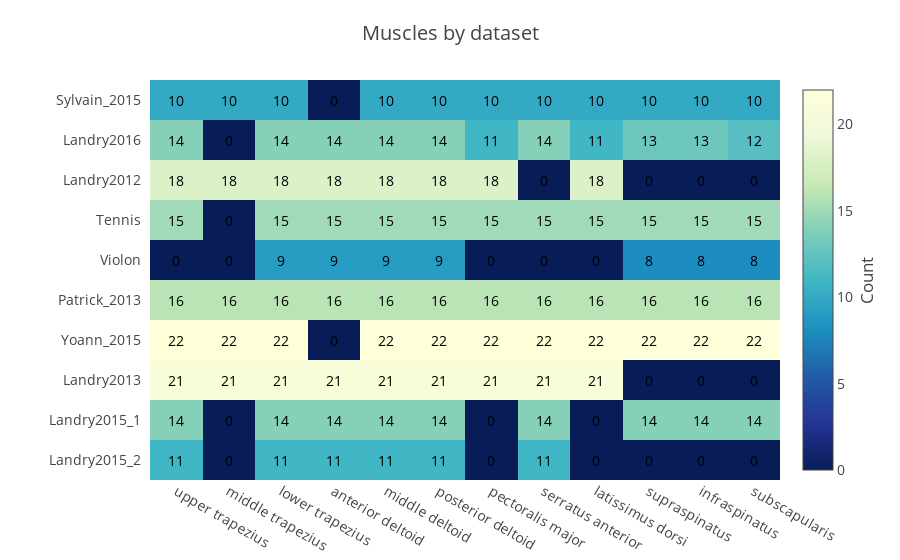

Notebook code cell kept with this figure:
### Code cell
muscle_by_dataset = plot_count_by_dataset(
    df_tidy,
    values='test',
    index='dataset',
    columns='muscle',
    ylabel=DATASET_NAMES,
    xlabel=MUSCLES_NAMES,
    title='Muscles by dataset')
py.iplot(muscle_by_dataset, filename='mvc/muscles_by_dataset')

### Figure 1 — Plotly figure (JSON) as saved in the notebook; plotly's stock layout.template omitted (floating-point values rounded to 4 significant figures)
{"data": [{"colorbar": {"title": "Count", "titleside": "right"}, "colorscale": "YlGnBu", "showscale": true, "type": "heatmap", "x": ["upper trapezius", "middle trapezius", "lower trapezius", "anterior deltoid", "middle deltoid", "posterior deltoid", "pectoralis major", "serratus anterior", "latissimus dorsi", "supraspinatus", "infraspinatus", "subscapularis"], "y": ["Sylvain_2015", "Landry2016", "Landry2012", "Tennis", "Violon", "Patrick_2013", "Yoann_2015", "Landry2013", "Landry2015_1", "Landry2015_2"], "z": [[10, 10, 10, 0, 10, 10, 10, 10, 10, 10, 10, 10], [14, 0, 14, 14, 14, 14, 11, 14, 11, 13, 13, 12], [18, 18, 18, 18, 18, 18, 18, 0, 18, 0, 0, 0], [15, 0, 15, 15, 15, 15, 15, 15, 15, 15, 15, 15], [0, 0, 9, 9, 9, 9, 0, 0, 0, 8, 8, 8], [16, 16, 16, 16, 16, 16, 16, 16, 16, 16, 16, 16], [22, 22, 22, 0, 22, 22, 22, 22, 22, 22, 22, 22], [21, 21, 21, 21, 21, 21, 21, 21, 21, 0, 0, 0], [14, 0, 14, 14, 14, 14, 0, 14, 0, 14, 14, 14], [11, 0, 11, 11, 11, 11, 0, 11, 0, 0, 0, 0]]}], "layout": {"annotations": [{"font": {"color": "#000000"}, "showarrow": false, "text": "10", "x": "upper trapezius", "xref": "x1", "y": "Sylvain_2015", "yref": "y1"}, {"font": {"color": "#000000"}, "showarrow": false, "text": "10", "x": "middle trapezius", "xref": "x1", "y": "Sylvain_2015", "yref": "y1"}, {"font": {"color": "#000000"}, "showarrow": false, "text": "10", "x": "lower trapezius", "xref": "x1", "y": "Sylvain_2015", "yref": "y1"}, {"font": {"color": "#000000"}, "showarrow": false, "text": "0", "x": "anterior deltoid", "xref": "x1", "y": "Sylvain_2015", "yref": "y1"}, {"font": {"color": "#000000"}, "showarrow": false, "text": "10", "x": "middle deltoid", "xref": "x1", "y": "Sylvain_2015", "yref": "y1"}, {"font": {"color": "#000000"}, "showarrow": false, "text": "10", "x": "posterior deltoid", "xref": "x1", "y": "Sylvain_2015", "yref": "y1"}, {"font": {"color": "#000000"}, "showarrow": false, "text": "10", "x": "pectoralis major", "xref": "x1", "y": "Sylvain_2015", "yref": "y1"}, {"font": {"color": "#000000"}, "showarrow": false, "text": "10", "x": "serratus anterior", "xref": "x1", "y": "Sylvain_2015", "yref": "y1"}, {"font": {"color": "#000000"}, "showarrow": false, "text": "10", "x": "latissimus dorsi", "xref": "x1", "y": "Sylvain_2015", "yref": "y1"}, {"font": {"color": "#000000"}, "showarrow": false, "text": "10", "x": "supraspinatus", "xref": "x1", "y": "Sylvain_2015", "yref": "y1"}, {"font": {"color": "#000000"}, "showarrow": false, "text": "10", "x": "infraspinatus", "xref": "x1", "y": "Sylvain_2015", "yref": "y1"}, {"font": {"color": "#000000"}, "showarrow": false, "text": "10", "x": "subscapularis", "xref": "x1", "y": "Sylvain_2015", "yref": "y1"}, {"font": {"color": "#000000"}, "showarrow": false, "text": "14", "x": "upper trapezius", "xref": "x1", "y": "Landry2016", "yref": "y1"}, {"font": {"color": "#000000"}, "showarrow": false, "text": "0", "x": "middle trapezius", "xref": "x1", "y": "Landry2016", "yref": "y1"}, {"font": {"color": "#000000"}, "showarrow": false, "text": "14", "x": "lower trapezius", "xref": "x1", "y": "Landry2016", "yref": "y1"}, {"font": {"color": "#000000"}, "showarrow": false, "text": "14", "x": "anterior deltoid", "xref": "x1", "y": "Landry2016", "yref": "y1"}, {"font": {"color": "#000000"}, "showarrow": false, "text": "14", "x": "middle deltoid", "xref": "x1", "y": "Landry2016", "yref": "y1"}, {"font": {"color": "#000000"}, "showarrow": false, "text": "14", "x": "posterior deltoid", "xref": "x1", "y": "Landry2016", "yref": "y1"}, {"font": {"color": "#000000"}, "showarrow": false, "text": "11", "x": "pectoralis major", "xref": "x1", "y": "Landry2016", "yref": "y1"}, {"font": {"color": "#000000"}, "showarrow": false, "text": "14", "x": "serratus anterior", "xref": "x1", "y": "Landry2016", "yref": "y1"}, {"font": {"color": "#000000"}, "showarrow": false, "text": "11", "x": "latissimus dorsi", "xref": "x1", "y": "Landry2016", "yref": "y1"}, {"font": {"color": "#000000"}, "showarrow": false, "text": "13", "x": "supraspinatus", "xref": "x1", "y": "Landry2016", "yref": "y1"}, {"font": {"color": "#000000"}, "showarrow": false, "text": "13", "x": "infraspinatus", "xref": "x1", "y": "Landry2016", "yref": "y1"}, {"font": {"color": "#000000"}, "showarrow": false, "text": "12", "x": "subscapularis", "xref": "x1", "y": "Landry2016", "yref": "y1"}, {"font": {"color": "#000000"}, "showarrow": false, "text": "18", "x": "upper trapezius", "xref": "x1", "y": "Landry2012", "yref": "y1"}, {"font": {"color": "#000000"}, "showarrow": false, "text": "18", "x": "middle trapezius", "xref": "x1", "y": "Landry2012", "yref": "y1"}, {"font": {"color": "#000000"}, "showarrow": false, "text": "18", "x": "lower trapezius", "xref": "x1", "y": "Landry2012", "yref": "y1"}, {"font": {"color": "#000000"}, "showarrow": false, "text": "18", "x": "anterior deltoid", "xref": "x1", "y": "Landry2012", "yref": "y1"}, {"font": {"color": "#000000"}, "showarrow": false, "text": "18", "x": "middle deltoid", "xref": "x1", "y": "Landry2012", "yref": "y1"}, {"font": {"color": "#000000"}, "showarrow": false, "text": "18", "x": "posterior deltoid", "xref": "x1", "y": "Landry2012", "yref": "y1"}, {"font": {"color": "#000000"}, "showarrow": false, "text": "18", "x": "pectoralis major", "xref": "x1", "y": "Landry2012", "yref": "y1"}, {"font": {"color": "#000000"}, "showarrow": false, "text": "0", "x": "serratus anterior", "xref": "x1", "y": "Landry2012", "yref": "y1"}, {"font": {"color": "#000000"}, "showarrow": false, "text": "18", "x": "latissimus dorsi", "xref": "x1", "y": "Landry2012", "yref": "y1"}, {"font": {"color": "#000000"}, "showarrow": false, "text": "0", "x": "supraspinatus", "xref": "x1", "y": "Landry2012", "yref": "y1"}, {"font": {"color": "#000000"}, "showarrow": false, "text": "0", "x": "infraspinatus", "xref": "x1", "y": "Landry2012", "yref": "y1"}, {"font": {"color": "#000000"}, "showarrow": false, "text": "0", "x": "subscapularis", "xref": "x1", "y": "Landry2012", "yref": "y1"}, {"font": {"color": "#000000"}, "showarrow": false, "text": "15", "x": "upper trapezius", "xref": "x1", "y": "Tennis", "yref": "y1"}, {"font": {"color": "#000000"}, "showarrow": false, "text": "0", "x": "middle trapezius", "xref": "x1", "y": "Tennis", "yref": "y1"}, {"font": {"color": "#000000"}, "showarrow": false, "text": "15", "x": "lower trapezius", "xref": "x1", "y": "Tennis", "yref": "y1"}, {"font": {"color": "#000000"}, "showarrow": false, "text": "15", "x": "anterior deltoid", "xref": "x1", "y": "Tennis", "yref": "y1"}, {"font": {"color": "#000000"}, "showarrow": false, "text": "15", "x": "middle deltoid", "xref": "x1", "y": "Tennis", "yref": "y1"}, {"font": {"color": "#000000"}, "showarrow": false, "text": "15", "x": "posterior deltoid", "xref": "x1", "y": "Tennis", "yref": "y1"}, {"font": {"color": "#000000"}, "showarrow": false, "text": "15", "x": "pectoralis major", "xref": "x1", "y": "Tennis", "yref": "y1"}, {"font": {"color": "#000000"}, "showarrow": false, "text": "15", "x": "serratus anterior", "xref": "x1", "y": "Tennis", "yref": "y1"}, {"font": {"color": "#000000"}, "showarrow": false, "text": "15", "x": "latissimus dorsi", "xref": "x1", "y": "Tennis", "yref": "y1"}, {"font": {"color": "#000000"}, "showarrow": false, "text": "15", "x": "supraspinatus", "xref": "x1", "y": "Tennis", "yref": "y1"}, {"font": {"color": "#000000"}, "showarrow": false, "text": "15", "x": "infraspinatus", "xref": "x1", "y": "Tennis", "yref": "y1"}, {"font": {"color": "#000000"}, "showarrow": false, "text": "15", "x": "subscapularis", "xref": "x1", "y": "Tennis", "yref": "y1"}, {"font": {"color": "#000000"}, "showarrow": false, "text": "0", "x": "upper trapezius", "xref": "x1", "y": "Violon", "yref": "y1"}, {"font": {"color": "#000000"}, "showarrow": false, "text": "0", "x": "middle trapezius", "xref": "x1", "y": "Violon", "yref": "y1"}, {"font": {"color": "#000000"}, "showarrow": false, "text": "9", "x": "lower trapezius", "xref": "x1", "y": "Violon", "yref": "y1"}, {"font": {"color": "#000000"}, "showarrow": false, "text": "9", "x": "anterior deltoid", "xref": "x1", "y": "Violon", "yref": "y1"}, {"font": {"color": "#000000"}, "showarrow": false, "text": "9", "x": "middle deltoid", "xref": "x1", "y": "Violon", "yref": "y1"}, {"font": {"color": "#000000"}, "showarrow": false, "text": "9", "x": "posterior deltoid", "xref": "x1", "y": "Violon", "yref": "y1"}, {"font": {"color": "#000000"}, "showarrow": false, "text": "0", "x": "pectoralis major", "xref": "x1", "y": "Violon", "yref": "y1"}, {"font": {"color": "#000000"}, "showarrow": false, "text": "0", "x": "serratus anterior", "xref": "x1", "y": "Violon", "yref": "y1"}, {"font": {"color": "#000000"}, "showarrow": false, "text": "0", "x": "latissimus dorsi", "xref": "x1", "y": "Violon", "yref": "y1"}, {"font": {"color": "#000000"}, "showarrow": false, "text": "8", "x": "supraspinatus", "xref": "x1", "y": "Violon", "yref": "y1"}, {"font": {"color": "#000000"}, "showarrow": false, "text": "8", "x": "infraspinatus", "xref": "x1", "y": "Violon", "yref": "y1"}, {"font": {"color": "#000000"}, "showarrow": false, "text": "8", "x": "subscapularis", "xref": "x1", "y": "Violon", "yref": "y1"}, {"font": {"color": "#000000"}, "showarrow": false, "text": "16", "x": "upper trapezius", "xref": "x1", "y": "Patrick_2013", "yref": "y1"}, {"font": {"color": "#000000"}, "showarrow": false, "text": "16", "x": "middle trapezius", "xref": "x1", "y": "Patrick_2013", "yref": "y1"}, {"font": {"color": "#000000"}, "showarrow": false, "text": "16", "x": "lower trapezius", "xref": "x1", "y": "Patrick_2013", "yref": "y1"}, {"font": {"color": "#000000"}, "showarrow": false, "text": "16", "x": "anterior deltoid", "xref": "x1", "y": "Patrick_2013", "yref": "y1"}, {"font": {"color": "#000000"}, "showarrow": false, "text": "16", "x": "middle deltoid", "xref": "x1", "y": "Patrick_2013", "yref": "y1"}, {"font": {"color": "#000000"}, "showarrow": false, "text": "16", "x": "posterior deltoid", "xref": "x1", "y": "Patrick_2013", "yref": "y1"}, {"font": {"color": "#000000"}, "showarrow": false, "text": "16", "x": "pectoralis major", "xref": "x1", "y": "Patrick_2013", "yref": "y1"}, {"font": {"color": "#000000"}, "showarrow": false, "text": "16", "x": "serratus anterior", "xref": "x1", "y": "Patrick_2013", "yref": "y1"}, {"font": {"color": "#000000"}, "showarrow": false, "text": "16", "x": "latissimus dorsi", "xref": "x1", "y": "Patrick_2013", "yref": "y1"}, {"font": {"color": "#000000"}, "showarrow": false, "text": "16", "x": "supraspinatus", "xref": "x1", "y": "Patrick_2013", "yref": "y1"}, {"font": {"color": "#000000"}, "showarrow": false, "text": "16", "x": "infraspinatus", "xref": "x1", "y": "Patrick_2013", "yref": "y1"}, {"font": {"color": "#000000"}, "showarrow": false, "text": "16", "x": "subscapularis", "xref": "x1", "y": "Patrick_2013", "yref": "y1"}, {"font": {"color": "#000000"}, "showarrow": false, "text": "22", "x": "upper trapezius", "xref": "x1", "y": "Yoann_2015", "yref": "y1"}, {"font": {"color": "#000000"}, "showarrow": false, "text": "22", "x": "middle trapezius", "xref": "x1", "y": "Yoann_2015", "yref": "y1"}, {"font": {"color": "#000000"}, "showarrow": false, "text": "22", "x": "lower trapezius", "xref": "x1", "y": "Yoann_2015", "yref": "y1"}, {"font": {"color": "#000000"}, "showarrow": false, "text": "0", "x": "anterior deltoid", "xref": "x1", "y": "Yoann_2015", "yref": "y1"}, {"font": {"color": "#000000"}, "showarrow": false, "text": "22", "x": "middle deltoid", "xref": "x1", "y": "Yoann_2015", "yref": "y1"}, {"font": {"color": "#000000"}, "showarrow": false, "text": "22", "x": "posterior deltoid", "xref": "x1", "y": "Yoann_2015", "yref": "y1"}, {"font": {"color": "#000000"}, "showarrow": false, "text": "22", "x": "pectoralis major", "xref": "x1", "y": "Yoann_2015", "yref": "y1"}, {"font": {"color": "#000000"}, "showarrow": false, "text": "22", "x": "serratus anterior", "xref": "x1", "y": "Yoann_2015", "yref": "y1"}, {"font": {"color": "#000000"}, "showarrow": false, "text": "22", "x": "latissimus dorsi", "xref": "x1", "y": "Yoann_2015", "yref": "y1"}, {"font": {"color": "#000000"}, "showarrow": false, "text": "22", "x": "supraspinatus", "xref": "x1", "y": "Yoann_2015", "yref": "y1"}, {"font": {"color": "#000000"}, "showarrow": false, "text": "22", "x": "infraspinatus", "xref": "x1", "y": "Yoann_2015", "yref": "y1"}, {"font": {"color": "#000000"}, "showarrow": false, "text": "22", "x": "subscapularis", "xref": "x1", "y": "Yoann_2015", "yref": "y1"}, {"font": {"color": "#000000"}, "showarrow": false, "text": "21", "x": "upper trapezius", "xref": "x1", "y": "Landry2013", "yref": "y1"}, {"font": {"color": "#000000"}, "showarrow": false, "text": "21", "x": "middle trapezius", "xref": "x1", "y": "Landry2013", "yref": "y1"}, {"font": {"color": "#000000"}, "showarrow": false, "text": "21", "x": "lower trapezius", "xref": "x1", "y": "Landry2013", "yref": "y1"}, {"font": {"color": "#000000"}, "showarrow": false, "text": "21", "x": "anterior deltoid", "xref": "x1", "y": "Landry2013", "yref": "y1"}, {"font": {"color": "#000000"}, "showarrow": false, "text": "21", "x": "middle deltoid", "xref": "x1", "y": "Landry2013", "yref": "y1"}, {"font": {"color": "#000000"}, "showarrow": false, "text": "21", "x": "posterior deltoid", "xref": "x1", "y": "Landry2013", "yref": "y1"}, {"font": {"color": "#000000"}, "showarrow": false, "text": "21", "x": "pectoralis major", "xref": "x1", "y": "Landry2013", "yref": "y1"}, {"font": {"color": "#000000"}, "showarrow": false, "text": "21", "x": "serratus anterior", "xref": "x1", "y": "Landry2013", "yref": "y1"}, {"font": {"color": "#000000"}, "showarrow": false, "text": "21", "x": "latissimus dorsi", "xref": "x1", "y": "Landry2013", "yref": "y1"}, {"font": {"color": "#000000"}, "showarrow": false, "text": "0", "x": "supraspinatus", "xref": "x1", "y": "Landry2013", "yref": "y1"}, {"font": {"color": "#000000"}, "showarrow": false, "text": "0", "x": "infraspinatus", "xref": "x1", "y": "Landry2013", "yref": "y1"}, {"font": {"color": "#000000"}, "showarrow": false, "text": "0", "x": "subscapularis", "xref": "x1", "y": "Landry2013", "yref": "y1"}, {"font": {"color": "#000000"}, "showarrow": false, "text": "14", "x": "upper trapezius", "xref": "x1", "y": "Landry2015_1", "yref": "y1"}, {"font": {"color": "#000000"}, "showarrow": false, "text": "0", "x": "middle trapezius", "xref": "x1", "y": "Landry2015_1", "yref": "y1"}, {"font": {"color": "#000000"}, "showarrow": false, "text": "14", "x": "lower trapezius", "xref": "x1", "y": "Landry2015_1", "yref": "y1"}, {"font": {"color": "#000000"}, "showarrow": false, "text": "14", "x": "anterior deltoid", "xref": "x1", "y": "Landry2015_1", "yref": "y1"}, {"font": {"color": "#000000"}, "showarrow": false, "text": "14", "x": "middle deltoid", "xref": "x1", "y": "Landry2015_1", "yref": "y1"}, {"font": {"color": "#000000"}, "showarrow": false, "text": "14", "x": "posterior deltoid", "xref": "x1", "y": "Landry2015_1", "yref": "y1"}, {"font": {"color": "#000000"}, "showarrow": false, "text": "0", "x": "pectoralis major", "xref": "x1", "y": "Landry2015_1", "yref": "y1"}, {"font": {"color": "#000000"}, "showarrow": false, "text": "14", "x": "serratus anterior", "xref": "x1", "y": "Landry2015_1", "yref": "y1"}, {"font": {"color": "#000000"}, "showarrow": false, "text": "0", "x": "latissimus dorsi", "xref": "x1", "y": "Landry2015_1", "yref": "y1"}, {"font": {"color": "#000000"}, "showarrow": false, "text": "14", "x": "supraspinatus", "xref": "x1", "y": "Landry2015_1", "yref": "y1"}, {"font": {"color": "#000000"}, "showarrow": false, "text": "14", "x": "infraspinatus", "xref": "x1", "y": "Landry2015_1", "yref": "y1"}, {"font": {"color": "#000000"}, "showarrow": false, "text": "14", "x": "subscapularis", "xref": "x1", "y": "Landry2015_1", "yref": "y1"}, {"font": {"color": "#000000"}, "showarrow": false, "text": "11", "x": "upper trapezius", "xref": "x1", "y": "Landry2015_2", "yref": "y1"}, {"font": {"color": "#000000"}, "showarrow": false, "text": "0", "x": "middle trapezius", "xref": "x1", "y": "Landry2015_2", "yref": "y1"}, {"font": {"color": "#000000"}, "showarrow": false, "text": "11", "x": "lower trapezius", "xref": "x1", "y": "Landry2015_2", "yref": "y1"}, {"font": {"color": "#000000"}, "showarrow": false, "text": "11", "x": "anterior deltoid", "xref": "x1", "y": "Landry2015_2", "yref": "y1"}, {"font": {"color": "#000000"}, "showarrow": false, "text": "11", "x": "middle deltoid", "xref": "x1", "y": "Landry2015_2", "yref": "y1"}, {"font": {"color": "#000000"}, "showarrow": false, "text": "11", "x": "posterior deltoid", "xref": "x1", "y": "Landry2015_2", "yref": "y1"}, {"font": {"color": "#000000"}, "showarrow": false, "text": "0", "x": "pectoralis major", "xref": "x1", "y": "Landry2015_2", "yref": "y1"}, {"font": {"color": "#000000"}, "showarrow": false, "text": "11", "x": "serratus anterior", "xref": "x1", "y": "Landry2015_2", "yref": "y1"}, {"font": {"color": "#000000"}, "showarrow": false, "text": "0", "x": "latissimus dorsi", "xref": "x1", "y": "Landry2015_2", "yref": "y1"}, {"font": {"color": "#000000"}, "showarrow": false, "text": "0", "x": "supraspinatus", "xref": "x1", "y": "Landry2015_2", "yref": "y1"}, {"font": {"color": "#000000"}, "showarrow": false, "text": "0", "x": "infraspinatus", "xref": "x1", "y": "Landry2015_2", "yref": "y1"}, {"font": {"color": "#000000"}, "showarrow": false, "text": "0", "x": "subscapularis", "xref": "x1", "y": "Landry2015_2", "yref": "y1"}], "font": {"size": 14}, "hovermode": "closest", "margin": {"b": 80, "l": 150, "pad": 0, "r": 80, "t": 80}, "title": "Muscles by dataset", "xaxis": {"dtick": 1, "gridcolor": "rgb(0, 0, 0)", "side": "bottom", "ticks": "", "title": null}, "yaxis": {"autorange": "reversed", "dtick": 1, "ticks": "", "ticksuffix": "  ", "title": null}}}
